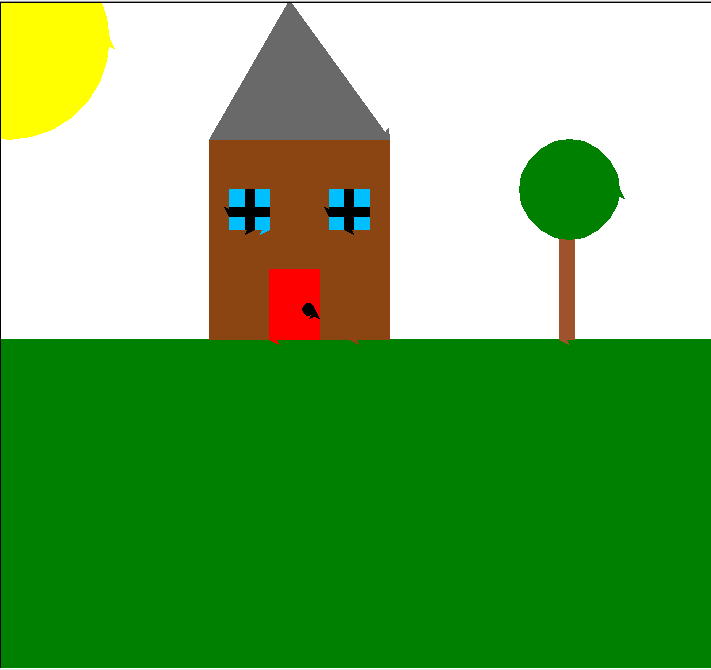

Python code for this plot:
import turtle
turtle.color("green")
turtle.speed(25)

turtle.begin_fill()
turtle.forward(350)
turtle.left(180)
turtle.forward(710)
turtle.left(90)
turtle.forward(330)
turtle.left(90)
turtle.forward(715)
turtle.left(90)
turtle.forward(330)
turtle.end_fill()

bread = turtle.Turtle()
bread.color("saddle brown")

bread.begin_fill()
bread.left(180)
bread.forward(150)
bread.right(90)
bread.forward(200)
bread.right(90)
bread.forward(180)
bread.right(90)
bread.forward(200)
bread.right(90)
bread.forward(40)
bread.end_fill()

sam = turtle.Turtle()
sam.color("red")

sam.penup()
sam.left(180)
sam.forward(90)
sam.pendown()
sam.begin_fill()
sam.right(90)
sam.forward(70)
sam.right(90)
sam.forward(50)
sam.right(90)
sam.forward(70)
sam.right(90)
sam.forward(50)
sam.end_fill()

tim = turtle.Turtle()
tim.color("black")

tim.penup()
tim.left(180)
tim.forward(45)
tim.right(90)
tim.forward(30)
tim.pendown()
tim.begin_fill()
tim.circle(6)
tim.end_fill()

flash = turtle.Turtle()
flash.color("dim gray")

flash.penup()
flash.left(90)
flash.forward(200)
flash.pendown()
flash.right(90)
flash.forward(30)
flash.begin_fill()
flash.left(180)
flash.forward(180)
flash.right(120)
flash.forward(160)
flash.right(114)
flash.forward(170)
flash.end_fill()

tye = turtle.Turtle()
tye.color("deep sky blue")

tye.penup()
tye.left(180)
tye.forward(30)
tye.right(90)
tye.forward(110)
tye.pendown()
tye.begin_fill()
tye.right(90)
tye.forward(40)
tye.left(90)
tye.forward(40)
tye.left(90)
tye.forward(40)
tye.left(90)
tye.forward(40)
tye.end_fill()
tye.penup()
tye.right(90)
tye.forward(60)
tye.pendown()
tye.begin_fill()
tye.right(90)
tye.forward(40)
tye.left(90)
tye.forward(40)
tye.left(90)
tye.forward(40)
tye.left(90)
tye.forward(40)
tye.end_fill()

will = turtle.Turtle()
will.color("black")

will.penup()
will.left(180)
will.forward(15)
will.right(90)
will.forward(110)
will.pendown()
will.begin_fill()
will.forward(40)
will.right(90)
will.forward(9)
will.right(90)
will.forward(40)
will.right(90)
will.forward(9)
will.end_fill()

bill = turtle.Turtle()
bill.color("black")

bill.penup()
bill.left(180)
bill.forward(30)
bill.right(90)
bill.forward(123)
bill.pendown()
bill.begin_fill()
bill.right(90)
bill.forward(40)
bill.left(90)
bill.forward(9)
bill.left(90)
bill.forward(40)
bill.left(90)
bill.forward(9)
bill.end_fill()

leo = turtle.Turtle()
leo.color("black")

leo.penup()
leo.left(180)
leo.forward(105)
leo.right(90)
leo.forward(110)
leo.pendown()
leo.begin_fill()
leo.forward(40)
leo.left(90)
leo.forward(9)
leo.left(90)
leo.forward(40)
leo.left(90)
leo.forward(9)
leo.end_fill()

eve = turtle.Turtle()
eve.color("black")

eve.penup()
eve.left(180)
eve.forward(130)
eve.right(90)
eve.forward(123)
eve.pendown()
eve.begin_fill()
eve.right(90)
eve.forward(40)
eve.left(90)
eve.forward(9)
eve.left(90)
eve.forward(40)
eve.left(90)
eve.forward(9)
eve.end_fill()

sal = turtle.Turtle()
sal.color("yellow")

sal.penup()
sal.left(180)
sal.forward(250)
sal.right(90)
sal.forward(300)
sal.pendown()
sal.begin_fill()
sal.circle(100)
sal.end_fill()

murr = turtle.Turtle()
murr.color("sienna")
murr.penup()
murr.forward(200)
murr.left(90)
murr.pendown()
murr.begin_fill()
murr.forward(100)
murr.right(90)
murr.forward(15)
murr.right(90)
murr.forward(100)
murr.right(90)
murr.forward(15)
murr.end_fill()

joe = turtle.Turtle()
joe.color("green")

joe.penup()
joe.forward(260)
joe.left(90)
joe.forward(150)
joe.pendown()
joe.begin_fill()
joe.circle(50)
joe.end_fill()

turtle.exitonclick()
